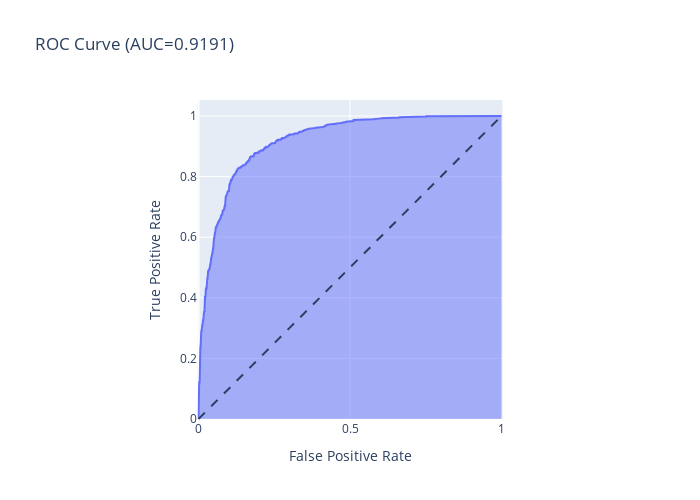

The notebook cell saved with this chart:
### Code cell
import numpy as np
import matplotlib.pyplot as plt
import seaborn as sns
from sklearn.metrics import accuracy_score, f1_score, recall_score, precision_score, confusion_matrix, roc_curve, roc_auc_score
import plotly.express as px

# Assuming final_model is your trained model, and X_test, y_test are your test data

# Evaluating the model performance on the test data
final_model_test_predictions = final_model.predict(X_test)

final_model_test_score = accuracy_score(y_test, final_model_test_predictions)
print("Model Accuracy Score on Test Data:", np.round(100*final_model_test_score, 2))

final_model_test_score = f1_score(y_test, final_model_test_predictions)
print("Model F1 Score on Test Data:", np.round(100*final_model_test_score, 2))

final_model_test_score = recall_score(y_test, final_model_test_predictions)
print("Model Recall Score on Test Data:", np.round(100*final_model_test_score, 2))

final_model_test_score = precision_score(y_test, final_model_test_predictions)
print("Model Precision Score on Test Data:", np.round(100*final_model_test_score, 2))

# Confusion matrix
plt.figure(figsize=(5, 4))
cf_mat_test = confusion_matrix(y_test, final_model_test_predictions)
sns.heatmap(cf_mat_test, annot=True, fmt='g', cmap='coolwarm')
plt.xlabel("Actual Value")
plt.ylabel("Predicted Label")
plt.title("Confusion Matrix for Final Model - Test Data")
plt.show()

# Calculating predicted probabilities for ROC and AUC
final_model_test_probabilities = final_model.predict_proba(X_test)[:, 1]

# Calculate the false positive rate, true positive rate, and thresholds
fpr, tpr, thresholds = roc_curve(y_test, final_model_test_probabilities)

# Calculate AUC
roc_auc = roc_auc_score(y_test, final_model_test_probabilities)
print("Model AUC Score on Test Data:", np.round(roc_auc, 4))

# Plotting the ROC Curve using Plotly
fig = px.area(
    x=fpr, y=tpr,
    title=f'ROC Curve (AUC={roc_auc:.4f})',
    labels=dict(x='False Positive Rate', y='True Positive Rate'),
    width=700, height=500
)

# Add the diagonal dash line
fig.add_shape(
    type='line', line=dict(dash='dash'),
    x0=0, x1=1, y0=0, y1=1
)
fig.update_yaxes(scaleanchor="x", scaleratio=1)
fig.update_xaxes(constrain='domain')

fig.show()

### Figure 1 — Plotly figure (JSON) as saved in the notebook; plotly's stock layout.template omitted (floating-point values rounded to 4 significant figures; data arrays with more than 128 entries replaced by an {"elided": "..."} marker saying what was removed)
{"data": [{"fillpattern": {"shape": ""}, "hovertemplate": "False Positive Rate=%{x}<br>True Positive Rate=%{y}<extra></extra>", "legendgroup": "", "line": {"color": "#636efa"}, "marker": {"symbol": "circle"}, "mode": "lines", "name": "", "orientation": "v", "showlegend": false, "stackgroup": "1", "type": "scatter", "x": {"elided": "674 float values"}, "xaxis": "x", "y": {"elided": "674 float values"}, "yaxis": "y"}], "layout": {"height": 500, "legend": {"tracegroupgap": 0}, "shapes": [{"line": {"dash": "dash"}, "type": "line", "x0": 0, "x1": 1, "y0": 0, "y1": 1}], "title": {"text": "ROC Curve (AUC=0.9191)"}, "width": 700, "xaxis": {"anchor": "y", "constrain": "domain", "domain": [0, 1], "title": {"text": "False Positive Rate"}}, "yaxis": {"anchor": "x", "domain": [0, 1], "scaleanchor": "x", "scaleratio": 1, "title": {"text": "True Positive Rate"}}}}
